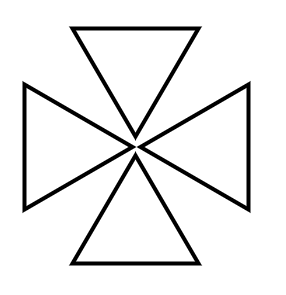
#> input picture get_pattern/images/test_sam_sannkaku_7.png, 286 x 295 px, found by its file name
$ python hterd.py
#> lines starting #> are read from the running program, lines starting #| are printed output that depends on the picture; after the words box and inside, x2 and y2 are one past the last pixel; in counts of white or black regions, pixels touching at a corner belong together
import cv2
import numpy as np

# 入力画像
img_path = "get_pattern/images/test_sam_sannkaku_7.png"
img = cv2.imread(img_path)
#> img is the input picture: shape (295, 286, 3); min 0, max 255, mean 236.8

# ---- 黒色抽出 ----
lower_black = np.array([0, 0, 0])
upper_black = np.array([50, 50, 50])
mask = cv2.inRange(img, lower_black, upper_black)
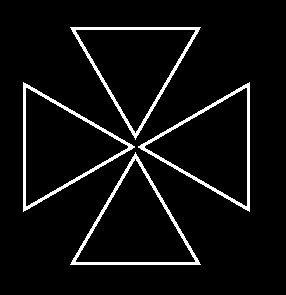
#> mask: shape (295, 286); 5.8% white; 4 white regions

# 輪郭検出
contours, _ = cv2.findContours(mask, cv2.RETR_EXTERNAL, cv2.CHAIN_APPROX_SIMPLE)
#> contours = 4 contours; box (x1, y1, x2, y2) and area: (70, 152, 201, 265) 7251, (70, 27, 201, 140) 7251, (138, 82, 250, 212) 7197, (23, 82, 135, 212) 7197

triangle_count = 0
quad_count = 0
others_count = 0

debug_img = img.copy()

for cnt in contours:
    epsilon = 0.02 * cv2.arcLength(cnt, True)
    approx = cv2.approxPolyDP(cnt, epsilon, True)

    vertices = len(approx)

    if vertices == 3:
        triangle_count += 1
        color = (0, 255, 0)
        label = "Triangle"
    elif vertices == 4:
        quad_count += 1
        color = (255, 0, 0)
        label = "Quadrilateral"
    else:
        others_count += 1
        color = (0, 0, 255)
        label = "Other"

    # 輪郭を描画
    cv2.drawContours(debug_img, [approx], -1, color, 2)
    cv2.putText(debug_img, label, tuple(approx[0][0]),
                cv2.FONT_HERSHEY_SIMPLEX, 0.6, color, 2)

    # 頂点を赤 (3x3) に塗りつぶす
    for pt in approx:
        x, y = pt[0]
        cv2.rectangle(debug_img, (x-1, y-1), (x+1, y+1), (0, 0, 255), -1)  # 塗りつぶし
#> this loop made 4 passes
#> (epsilon, approx) on passes 1 to 4: (8.16, [[200, 264], [135, 152], [70, 264]]), (8.1, [[249, 82], [138, 146], [249, 211]]), (8.1, [[23, 82], [23, 211], [134, 147]]), (8.16, [[70, 27], [135, 139], [200, 27]])
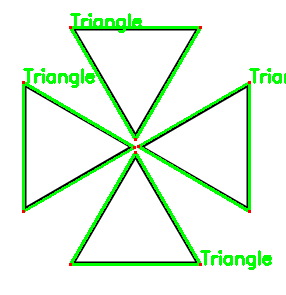
#> debug_img: shape (295, 286, 3); 7.83% of pixels changed, all inside (x1, y1, x2, y2) = (22, 13, 286, 270)
#> after the loop, others_count = 0; quad_count = 0; triangle_count = 4

print(f"三角形: {triangle_count}, 四角形: {quad_count}, その他: {others_count}")
#| 三角形: 4, 四角形: 0, その他: 0

cv2.imshow("Detected Shapes with Vertices", debug_img)
cv2.waitKey(0)
cv2.destroyAllWindows()

$ run again, with get_pattern/images/test_sam_sannkaku_1.png copied over get_pattern/images/test_sam_sannkaku_7.png
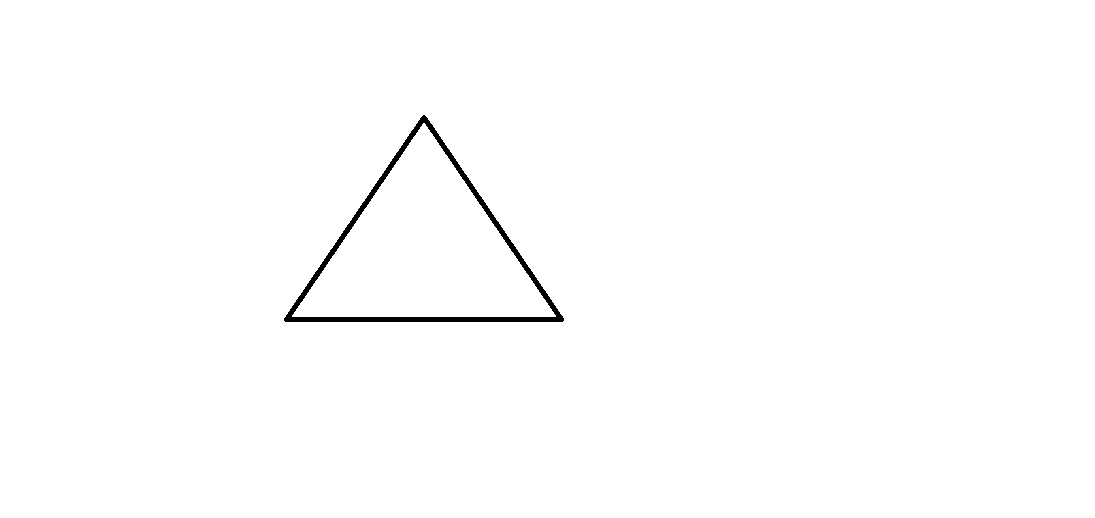
#> input picture get_pattern/images/test_sam_sannkaku_1.png, 1095 x 518 px, found by its file name
#> img is the input picture: shape (518, 1095, 3); 99.3% white; 1 black region, box (x1, y1, x2, y2) and area: (284, 115, 564, 322) 3826
#> mask: shape (518, 1095); 0.67% white; 1 white region
#> contours = 1 contour; box (x1, y1, x2, y2) and area: (284, 115, 564, 322) 29359
#> the loop `for cnt in contours:` made 1 pass
#> (epsilon, approx, vertices, triangle_count, color, label) on pass 1: (16.12, [[284, 318], [563, 320], [424, 115]], 3, 1, (0, 255, 0), 'Triangle')
#> after the loop `for cnt in contours:`:
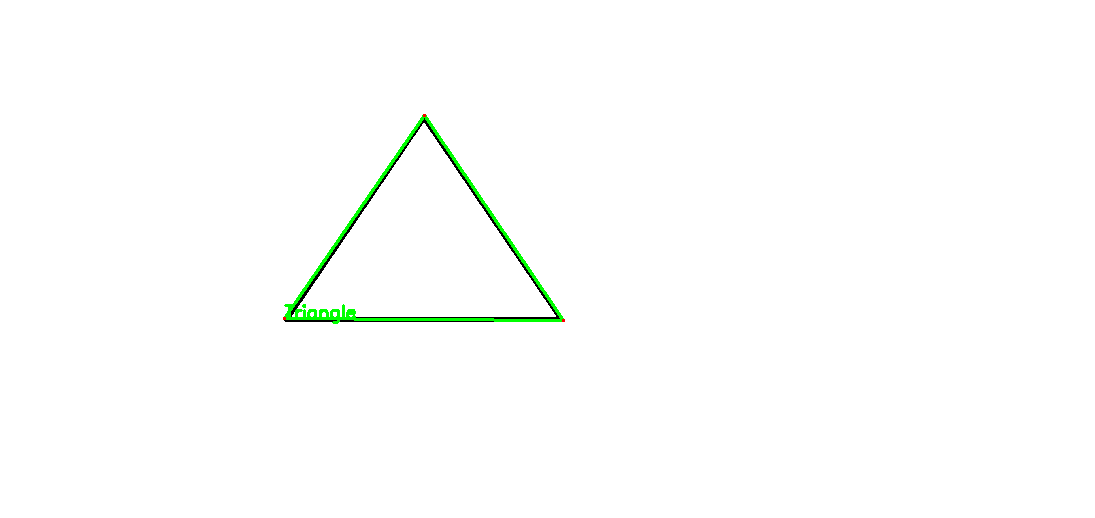
#> debug_img: shape (518, 1095, 3); 0.51% of pixels changed, all inside (x1, y1, x2, y2) = (283, 114, 565, 324)
#> after the loop `for cnt in contours:`: others_count = 0; triangle_count = 1
#| 三角形: 1, 四角形: 0, その他: 0

$ run again, with get_pattern/images/test_sam_sannkaku_2.png copied over get_pattern/images/test_sam_sannkaku_7.png
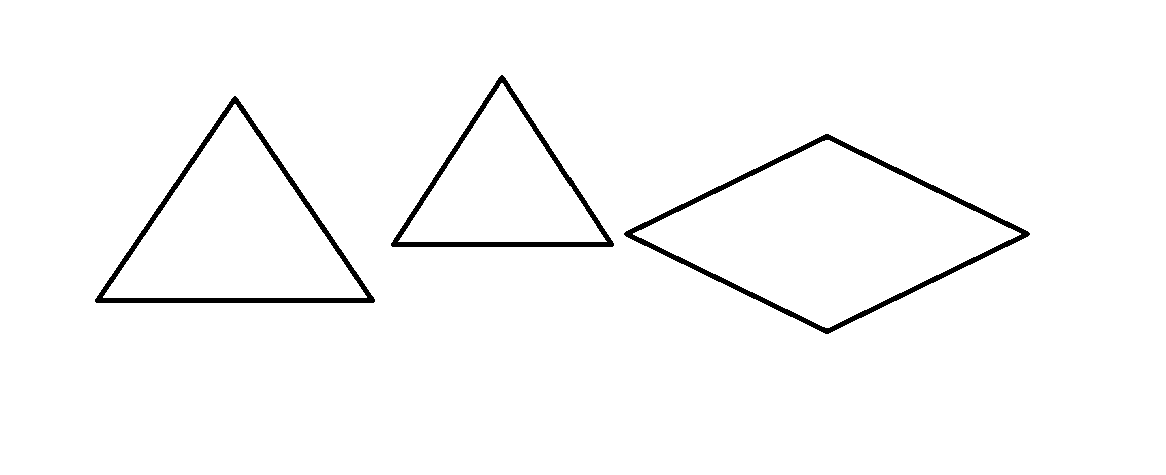
#> input picture get_pattern/images/test_sam_sannkaku_2.png, 1166 x 475 px, found by its file name
#> img is the input picture: shape (475, 1166, 3); 98% white; 3 black regions, box (x1, y1, x2, y2) and area: (624, 134, 1030, 334) 4450, (95, 96, 375, 303) 3826, (391, 75, 614, 247) 3069
#> mask: shape (475, 1166); 2% white; 3 white regions
#> contours = 3 contours; box (x1, y1, x2, y2) and area: (624, 134, 1030, 334) 40945, (95, 96, 375, 303) 29359, (391, 75, 614, 247) 19454
#> the loop `for cnt in contours:` made 3 passes
#> (epsilon, approx, vertices, triangle_count, color, label) on passes 2 to 3: (16.12, [[95, 299], [374, 301], [235, 96]], 3, 1, (0, 255, 0), 'Triangle'), (13.12, [[391, 243], [613, 245], [502, 75]], 3, 2, (0, 255, 0), 'Triangle')
#> after the loop `for cnt in contours:`:
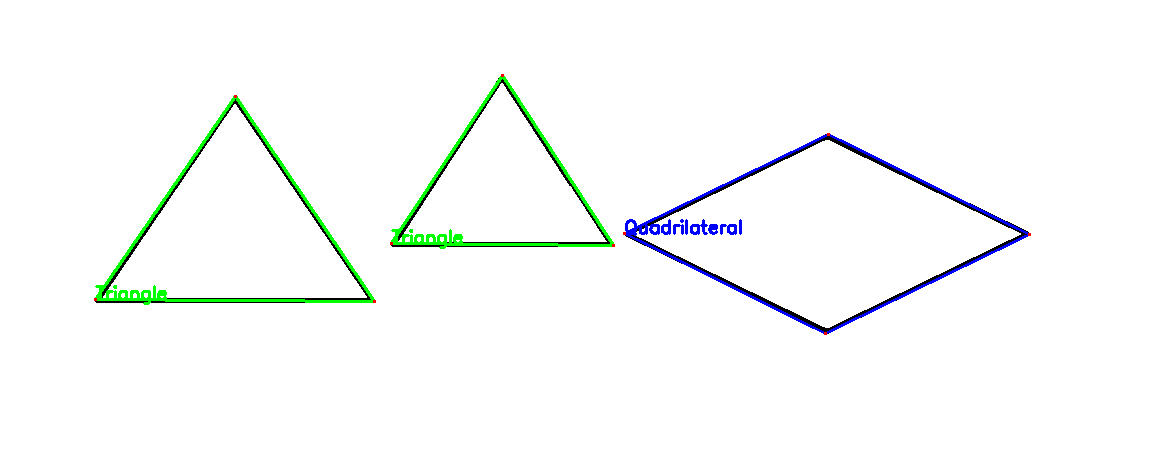
#> debug_img: shape (475, 1166, 3); 1.54% of pixels changed, all inside (x1, y1, x2, y2) = (94, 74, 1031, 335)
#> after the loop `for cnt in contours:`: others_count = 0; quad_count = 1; triangle_count = 2
#| 三角形: 2, 四角形: 1, その他: 0

$ run again, with get_pattern/images/test_sam_sannkaku_3.png copied over get_pattern/images/test_sam_sannkaku_7.png
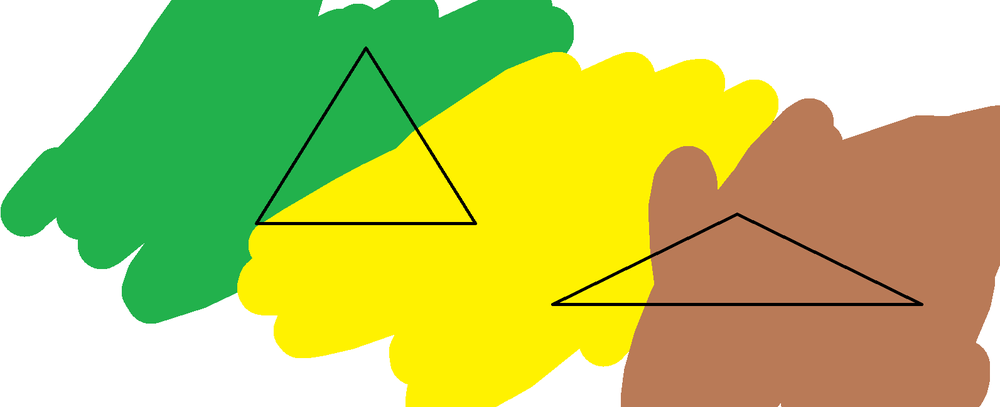
#> input picture get_pattern/images/test_sam_sannkaku_3.png, 1000 x 407 px, shrunk from 1593 x 649 before the run, found by its file name
#> img is the input picture: shape (407, 1000, 3); mean B, G, R 104.4, 200.1, 186.3
#> `mask = cv2.inRange(img, lower_black, upper_black)`:
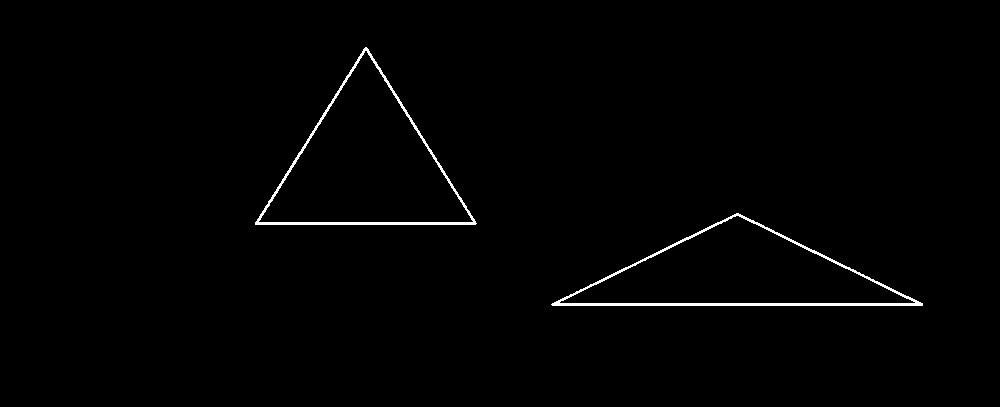
#> mask: shape (407, 1000); 0.97% white; 2 white regions
#> contours = 2 contours; box (x1, y1, x2, y2) and area: (255, 47, 477, 225) 19818, (551, 213, 923, 306) 17395
#> the loop `for cnt in contours:` made 2 passes
#> (epsilon, approx, vertices, triangle_count, color, label) on passes 1 to 2: (16.39, [[551, 304], [922, 305], [738, 213]], 3, 1, (0, 255, 0), 'Triangle'), (13.33, [[476, 223], [366, 47], [255, 222]], 3, 2, (0, 255, 0), 'Triangle')
#> after the loop `for cnt in contours:`:
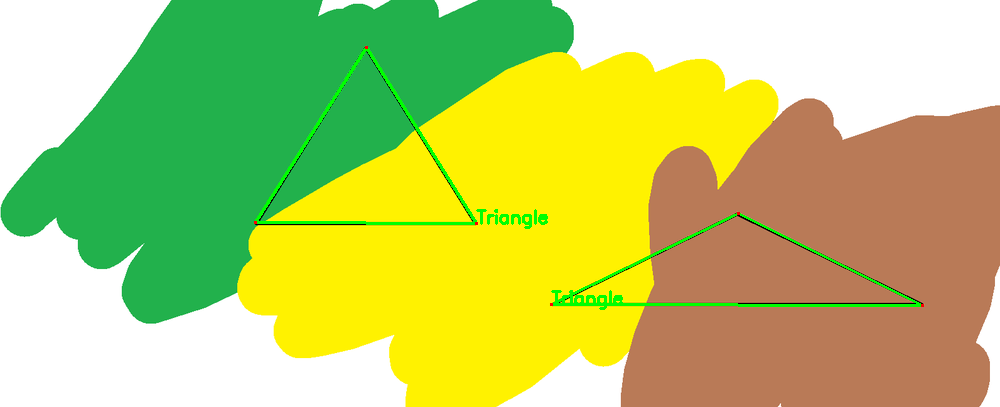
#> debug_img: shape (407, 1000, 3); 1.25% of pixels changed, all inside (x1, y1, x2, y2) = (254, 46, 924, 310)
#> after the loop `for cnt in contours:`: others_count = 0; triangle_count = 2
#| 三角形: 2, 四角形: 0, その他: 0
